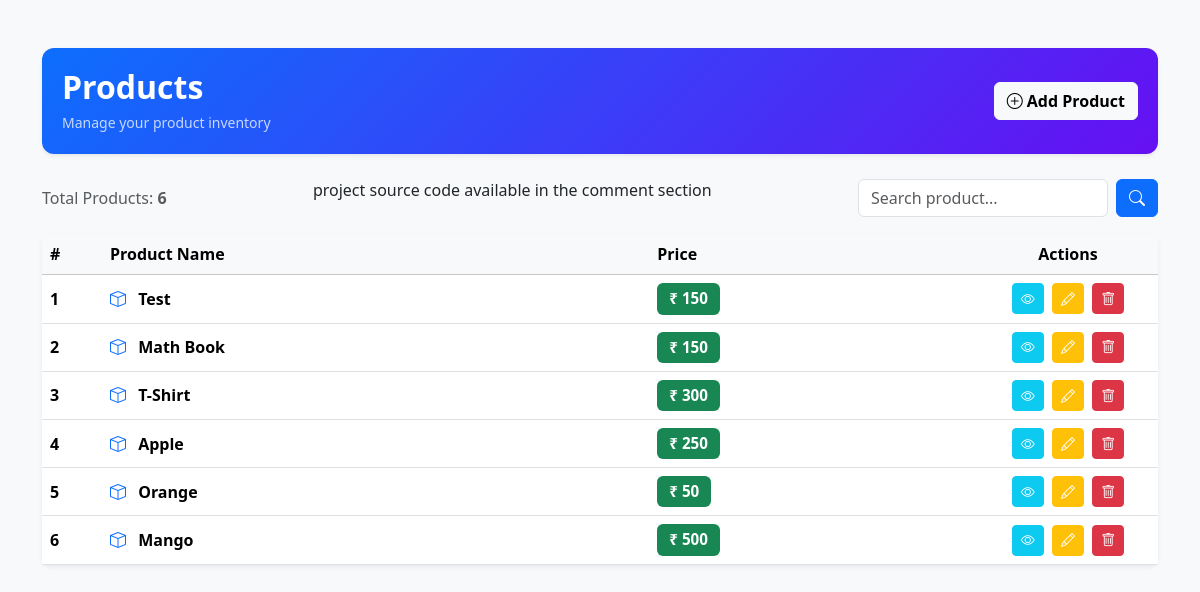
Before: / with the older database file.
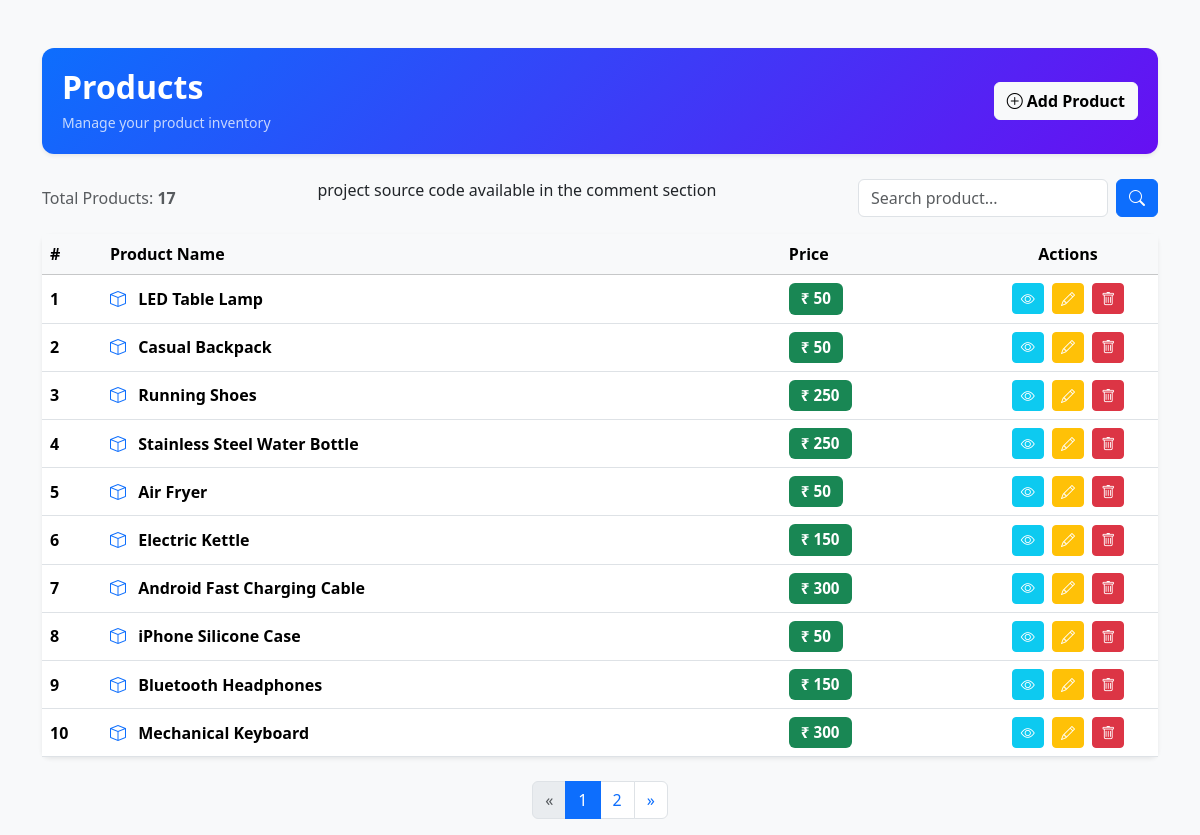
After: the same page with the newer database file.
### crud/models.py (models this page shows, shortened)
class Product(models.Model):
    name = models.CharField(max_length=400)
    price = models.IntegerField()

### crud/views.py (the view)
# urls.py: path("", ProductListView.as_view(), name="product_list"),
class ProductListView(ListView):
    model = Product
    template_name = "products/product_list.html"
    context_object_name = "products"
    paginate_by = 10
    def get_queryset(self):
        queryset = Product.objects.all().order_by("-id")
        search_query = self.request.GET.get("q")
        if search_query:
            queryset = queryset.filter(name__icontains=search_query)
        return queryset

### crud/templates/products/product_list.html (shortened to what the changed rows need)
<!DOCTYPE html>
<html lang="en">
<head>
    <link href="https://cdn.jsdelivr.net/npm/bootstrap@5.3.2/dist/css/bootstrap.min.css" rel="stylesheet">
    <link href="https://cdn.jsdelivr.net/npm/bootstrap-icons/font/bootstrap-icons.css" rel="stylesheet">
</head>
<body class="bg-light">
<div class="container mt-5">
    <div class="page-header d-flex justify-content-between align-items-center mb-4 shadow-sm">
        <div>
            <h2 class="fw-bold mb-1">Products</h2>
        </div>
    </div>
    <div class="d-flex justify-content-between align-items-center mb-3">
        <span class="text-muted">
            Total Products: <strong>{{ page_obj.paginator.count }}</strong>
        </span>
    </div>
    <div class="card shadow-sm border-0 rounded-3">
        <div class="card-body p-0">
            <table class="table table-hover align-middle mb-0">
                <thead class="table-light">
                    <tr>
                        <th style="width: 60px;">#</th>
                        <th>Product Name</th>
                        <th>Price</th>
                        <th class="text-center" style="width: 180px;">Actions</th>
                    </tr>
                </thead>
                <tbody>
                    {% for product in products %}
                    <tr>
                        <td class="fw-semibold">
                            {{ forloop.counter0|add:page_obj.start_index }}
                        </td>
                        <td>
                            <i class="bi bi-box text-primary me-2"></i>
                            <strong>{{ product.name }}</strong>
                        </td>
                        <td>
                            <span class="badge bg-success price-badge">
                                ₹ {{ product.price }}
                            </span>
                        </td>
                        <td class="text-center">
                            <a href="{% url 'product_detail' product.id %}"
                               class="btn btn-info btn-sm action-btn me-1 text-white"
                               title="View">
                                <i class="bi bi-eye"></i>
                            </a>
                            <a href="{% url 'product_update' product.id %}"
                               class="btn btn-warning btn-sm action-btn me-1 text-white"
                               title="Edit">
                                <i class="bi bi-pencil"></i>
                            </a>
                            <a href="{% url 'product_delete' product.id %}"
                               class="btn btn-danger btn-sm action-btn"
                               title="Delete">
                                <i class="bi bi-trash"></i>
                            </a>
                        </td>
                    </tr>
                    {% endfor %}
                </tbody>
            </table>
        </div>
    </div>
    {% if is_paginated %}
    <nav class="mt-4">
        <ul class="pagination justify-content-center">
            {% if page_obj.has_previous %}
            <li class="page-item">
                <a class="page-link"
                   href="?page={{ page_obj.previous_page_number }}{% if request.GET.q %}&q={{ request.GET.q }}{% endif %}">
                    &laquo;
                </a>
            </li>
            {% else %}
            <li class="page-item disabled">
                <span class="page-link">&laquo;</span>
            </li>
            {% endif %}
            {% for num in page_obj.paginator.page_range %}
                {% if page_obj.number == num %}
                <li class="page-item active">
                    <span class="page-link">{{ num }}</span>
                </li>
                {% elif num > page_obj.number|add:'-2' and num < page_obj.number|add:'2' %}
                <li class="page-item">
                    <a class="page-link"
                       href="?page={{ num }}{% if request.GET.q %}&q={{ request.GET.q }}{% endif %}">
                        {{ num }}
                    </a>
                </li>
                {% endif %}
            {% endfor %}
            {% if page_obj.has_next %}
            <li class="page-item">
                <a class="page-link"
                   href="?page={{ page_obj.next_page_number }}{% if request.GET.q %}&q={{ request.GET.q }}{% endif %}">
                    &raquo;
                </a>
            </li>
            {% else %}
            <li class="page-item disabled">
                <span class="page-link">&raquo;</span>
            </li>
            {% endif %}
        </ul>
    </nav>
    {% endif %}
</div>
</body>
</html>

Changed rows visible on the page:
no longer on this page (row unchanged): Product: name "Test", price "150"
no longer on this page (row unchanged): Product: name "Math Book", price "150"
no longer on this page (row unchanged): Product: name "T-Shirt", price "300"
no longer on this page (row unchanged): Product: name "Apple", price "250"
no longer on this page (row unchanged): Product: name "Orange", price "50"
no longer on this page (row unchanged): Product: name "Mango", price "500"
added Product: name "LED Table Lamp", price "50"
added Product: name "Casual Backpack", price "50"
added Product: name "Running Shoes", price "250"
added Product: name "Stainless Steel Water Bottle", price "250"
added Product: name "Air Fryer", price "50"
added Product: name "Electric Kettle", price "150"
added Product: name "Android Fast Charging Cable", price "300"
added Product: name "iPhone Silicone Case", price "50"
added Product: name "Bluetooth Headphones", price "150"
added Product: name "Mechanical Keyboard", price "300"
Other visible differences:
{{ page_obj.paginator.count }}: "6" → "17"
new list line: "1"
new list line: "2"
